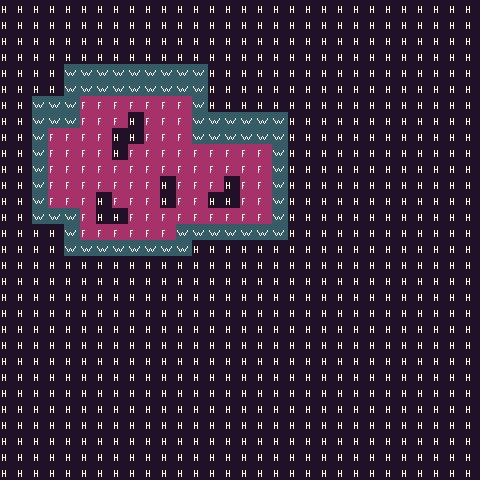

This game map was drawn from its Tiled (.tmx) file and the tilesets committed beside it. A one-line description and the full map source follow:
An orthogonal 30x30 tile map with 16x16 px tiles, 1 tile layer (prototype).

<map version="1.10" tiledversion="1.10.2" orientation="orthogonal" renderorder="right-down" width="30" height="30" tilewidth="16" tileheight="16" infinite="0" nextlayerid="77" nextobjectid="1">
 <tileset firstgid="1" source="../FaerieForest_PetricakeGamesTSX.tsx" />
 <layer id="1" name="prototype" width="30" height="30">
  <data encoding="csv">
163,163,163,163,163,163,163,163,163,163,163,163,163,163,163,163,163,163,163,163,163,163,163,163,163,163,163,163,163,163,
163,163,163,163,163,163,163,163,163,163,163,163,163,163,163,163,163,163,163,163,163,163,163,163,163,163,163,163,163,163,
163,163,163,163,163,163,163,163,163,163,163,163,163,163,163,163,163,163,163,163,163,163,163,163,163,163,163,163,163,163,
163,163,163,163,163,163,163,163,163,163,163,163,163,163,163,163,163,163,163,163,163,163,163,163,163,163,163,163,163,163,
163,163,163,163,166,166,166,166,166,166,166,166,166,163,163,163,163,163,163,163,163,163,163,163,163,163,163,163,163,163,
163,163,163,163,166,166,166,166,166,166,166,166,166,163,163,163,163,163,163,163,163,163,163,163,163,163,163,163,163,163,
163,163,166,166,166,169,169,169,169,169,169,169,166,163,163,163,163,163,163,163,163,163,163,163,163,163,163,163,163,163,
163,163,166,166,166,169,169,169,163,169,169,169,166,166,166,166,166,166,163,163,163,163,163,163,163,163,163,163,163,163,
163,163,166,169,169,169,169,163,163,169,169,169,166,166,166,166,166,166,163,163,163,163,163,163,163,163,163,163,163,163,
163,163,166,169,169,169,169,163,169,169,169,169,169,169,169,169,169,166,163,163,163,163,163,163,163,163,163,163,163,163,
163,163,166,169,169,169,169,169,169,169,169,169,169,169,169,169,169,166,163,163,163,163,163,163,163,163,163,163,163,163,
163,163,166,169,169,169,169,169,169,169,163,169,169,169,163,169,169,166,163,163,163,163,163,163,163,163,163,163,163,163,
163,163,166,169,169,169,163,169,169,169,163,169,169,163,163,169,169,166,163,163,163,163,163,163,163,163,163,163,163,163,
163,163,166,166,166,169,163,163,169,169,169,169,169,169,169,169,169,166,163,163,163,163,163,163,163,163,163,163,163,163,
163,163,163,163,166,169,169,169,169,169,169,166,166,166,166,166,166,166,163,163,163,163,163,163,163,163,163,163,163,163,
163,163,163,163,166,166,166,166,166,166,166,166,163,163,163,163,163,163,163,163,163,163,163,163,163,163,163,163,163,163,
163,163,163,163,163,163,163,163,163,163,163,163,163,163,163,163,163,163,163,163,163,163,163,163,163,163,163,163,163,163,
163,163,163,163,163,163,163,163,163,163,163,163,163,163,163,163,163,163,163,163,163,163,163,163,163,163,163,163,163,163,
163,163,163,163,163,163,163,163,163,163,163,163,163,163,163,163,163,163,163,163,163,163,163,163,163,163,163,163,163,163,
163,163,163,163,163,163,163,163,163,163,163,163,163,163,163,163,163,163,163,163,163,163,163,163,163,163,163,163,163,163,
163,163,163,163,163,163,163,163,163,163,163,163,163,163,163,163,163,163,163,163,163,163,163,163,163,163,163,163,163,163,
163,163,163,163,163,163,163,163,163,163,163,163,163,163,163,163,163,163,163,163,163,163,163,163,163,163,163,163,163,163,
163,163,163,163,163,163,163,163,163,163,163,163,163,163,163,163,163,163,163,163,163,163,163,163,163,163,163,163,163,163,
163,163,163,163,163,163,163,163,163,163,163,163,163,163,163,163,163,163,163,163,163,163,163,163,163,163,163,163,163,163,
163,163,163,163,163,163,163,163,163,163,163,163,163,163,163,163,163,163,163,163,163,163,163,163,163,163,163,163,163,163,
163,163,163,163,163,163,163,163,163,163,163,163,163,163,163,163,163,163,163,163,163,163,163,163,163,163,163,163,163,163,
163,163,163,163,163,163,163,163,163,163,163,163,163,163,163,163,163,163,163,163,163,163,163,163,163,163,163,163,163,163,
163,163,163,163,163,163,163,163,163,163,163,163,163,163,163,163,163,163,163,163,163,163,163,163,163,163,163,163,163,163,
163,163,163,163,163,163,163,163,163,163,163,163,163,163,163,163,163,163,163,163,163,163,163,163,163,163,163,163,163,163,
163,163,163,163,163,163,163,163,163,163,163,163,163,163,163,163,163,163,163,163,163,163,163,163,163,163,163,163,163,163
</data>
 </layer>
</map>
